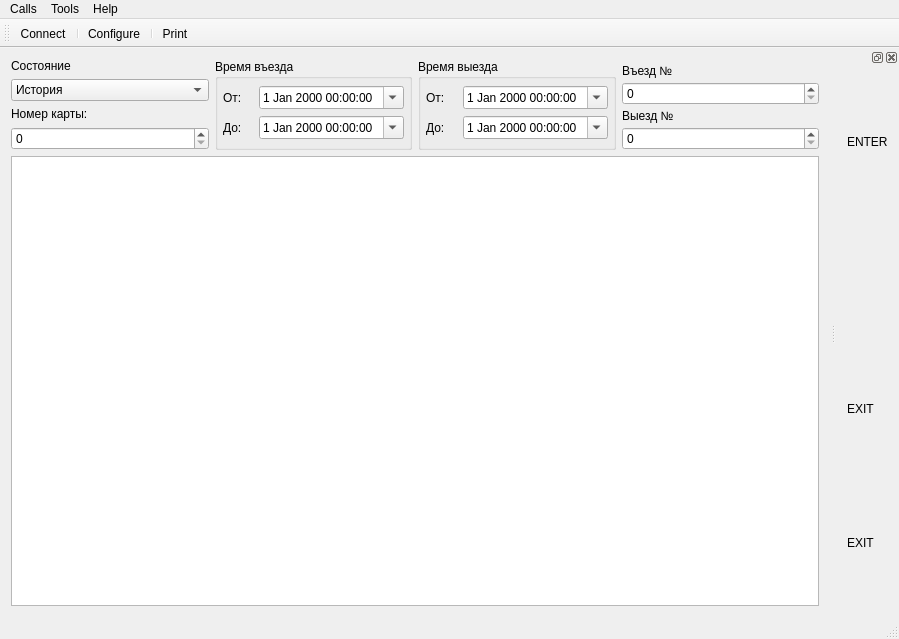
<?xml version="1.0" encoding="UTF-8"?>
<ui version="4.0">
 <class>MainWindow</class>
 <widget class="QMainWindow" name="MainWindow">
  <property name="geometry">
   <rect>
    <x>0</x>
    <y>0</y>
    <width>899</width>
    <height>639</height>
   </rect>
  </property>
  <property name="windowTitle">
   <string>ParkingAS</string>
  </property>
  <property name="windowIcon">
   <iconset resource="clientresources.qrc">
    <normaloff>:/images/icons-home-parking.png</normaloff>:/images/icons-home-parking.png</iconset>
  </property>
  <property name="toolButtonStyle">
   <enum>Qt::ToolButtonTextBesideIcon</enum>
  </property>
  <property name="documentMode">
   <bool>false</bool>
  </property>
  <property name="tabShape">
   <enum>QTabWidget::Rounded</enum>
  </property>
  <property name="dockNestingEnabled">
   <bool>false</bool>
  </property>
  <property name="unifiedTitleAndToolBarOnMac">
   <bool>true</bool>
  </property>
  <widget class="QWidget" name="centralWidget">
   <layout class="QVBoxLayout" name="verticalLayout_6">
    <item>
     <layout class="QVBoxLayout" name="verticalLayout_5">
      <item>
       <layout class="QHBoxLayout" name="horizontalLayout_5">
        <item>
         <layout class="QVBoxLayout" name="verticalLayout_3">
          <item>
           <widget class="QLabel" name="label_8">
            <property name="sizePolicy">
             <sizepolicy hsizetype="Preferred" vsizetype="Fixed">
              <horstretch>0</horstretch>
              <verstretch>0</verstretch>
             </sizepolicy>
            </property>
            <property name="text">
             <string>Состояние</string>
            </property>
           </widget>
          </item>
          <item>
           <widget class="QComboBox" name="status_combo">
            <item>
             <property name="text">
              <string>История</string>
             </property>
            </item>
            <item>
             <property name="text">
              <string>В парковке</string>
             </property>
            </item>
           </widget>
          </item>
          <item>
           <widget class="QLabel" name="label_5">
            <property name="sizePolicy">
             <sizepolicy hsizetype="Preferred" vsizetype="Fixed">
              <horstretch>0</horstretch>
              <verstretch>0</verstretch>
             </sizepolicy>
            </property>
            <property name="text">
             <string>Номер карты:</string>
            </property>
           </widget>
          </item>
          <item>
           <widget class="QSpinBox" name="wiegand_id_spin"/>
          </item>
         </layout>
        </item>
        <item>
         <widget class="QGroupBox" name="groupBox">
          <property name="title">
           <string>Время въезда</string>
          </property>
          <layout class="QVBoxLayout" name="verticalLayout">
           <property name="spacing">
            <number>5</number>
           </property>
           <property name="leftMargin">
            <number>5</number>
           </property>
           <property name="topMargin">
            <number>5</number>
           </property>
           <property name="rightMargin">
            <number>5</number>
           </property>
           <property name="bottomMargin">
            <number>5</number>
           </property>
           <item>
            <layout class="QHBoxLayout" name="horizontalLayout">
             <item>
              <widget class="QLabel" name="label">
               <property name="text">
                <string>От:</string>
               </property>
              </widget>
             </item>
             <item>
              <widget class="QDateTimeEdit" name="in_from_dateTime">
               <property name="showGroupSeparator" stdset="0">
                <bool>false</bool>
               </property>
               <property name="currentSection">
                <enum>QDateTimeEdit::DaySection</enum>
               </property>
               <property name="calendarPopup">
                <bool>true</bool>
               </property>
              </widget>
             </item>
            </layout>
           </item>
           <item>
            <layout class="QHBoxLayout" name="horizontalLayout_2">
             <item>
              <widget class="QLabel" name="label_2">
               <property name="text">
                <string>До:</string>
               </property>
              </widget>
             </item>
             <item>
              <widget class="QDateTimeEdit" name="in_to_dateTime">
               <property name="showGroupSeparator" stdset="0">
                <bool>false</bool>
               </property>
               <property name="currentSection">
                <enum>QDateTimeEdit::DaySection</enum>
               </property>
               <property name="calendarPopup">
                <bool>true</bool>
               </property>
              </widget>
             </item>
            </layout>
           </item>
          </layout>
         </widget>
        </item>
        <item>
         <widget class="QGroupBox" name="groupBox_2">
          <property name="title">
           <string>Время выезда</string>
          </property>
          <layout class="QVBoxLayout" name="verticalLayout_2">
           <property name="spacing">
            <number>5</number>
           </property>
           <property name="leftMargin">
            <number>5</number>
           </property>
           <property name="topMargin">
            <number>5</number>
           </property>
           <property name="rightMargin">
            <number>5</number>
           </property>
           <property name="bottomMargin">
            <number>5</number>
           </property>
           <item>
            <layout class="QHBoxLayout" name="horizontalLayout_3">
             <item>
              <widget class="QLabel" name="label_3">
               <property name="text">
                <string>От:</string>
               </property>
              </widget>
             </item>
             <item>
              <widget class="QDateTimeEdit" name="on_from_dateTime">
               <property name="showGroupSeparator" stdset="0">
                <bool>false</bool>
               </property>
               <property name="currentSection">
                <enum>QDateTimeEdit::DaySection</enum>
               </property>
               <property name="calendarPopup">
                <bool>true</bool>
               </property>
              </widget>
             </item>
            </layout>
           </item>
           <item>
            <layout class="QHBoxLayout" name="horizontalLayout_4">
             <item>
              <widget class="QLabel" name="label_4">
               <property name="text">
                <string>До:</string>
               </property>
              </widget>
             </item>
             <item>
              <widget class="QDateTimeEdit" name="out_to_dateTime">
               <property name="showGroupSeparator" stdset="0">
                <bool>false</bool>
               </property>
               <property name="currentSection">
                <enum>QDateTimeEdit::DaySection</enum>
               </property>
               <property name="calendarPopup">
                <bool>true</bool>
               </property>
              </widget>
             </item>
            </layout>
           </item>
          </layout>
         </widget>
        </item>
        <item>
         <layout class="QVBoxLayout" name="verticalLayout_4">
          <property name="spacing">
           <number>0</number>
          </property>
          <item>
           <widget class="QLabel" name="label_6">
            <property name="text">
             <string>Въезд №</string>
            </property>
           </widget>
          </item>
          <item>
           <widget class="QSpinBox" name="in_spin"/>
          </item>
          <item>
           <widget class="QLabel" name="label_7">
            <property name="text">
             <string>Выезд №</string>
            </property>
           </widget>
          </item>
          <item>
           <widget class="QSpinBox" name="out_spin"/>
          </item>
         </layout>
        </item>
       </layout>
      </item>
      <item>
       <widget class="QTableView" name="tableView">
        <property name="showDropIndicator" stdset="0">
         <bool>false</bool>
        </property>
        <property name="dragDropOverwriteMode">
         <bool>false</bool>
        </property>
        <property name="alternatingRowColors">
         <bool>true</bool>
        </property>
        <property name="selectionMode">
         <enum>QAbstractItemView::SingleSelection</enum>
        </property>
        <property name="selectionBehavior">
         <enum>QAbstractItemView::SelectRows</enum>
        </property>
        <property name="sortingEnabled">
         <bool>true</bool>
        </property>
       </widget>
      </item>
     </layout>
    </item>
   </layout>
  </widget>
  <widget class="QMenuBar" name="menuBar">
   <property name="geometry">
    <rect>
     <x>0</x>
     <y>0</y>
     <width>899</width>
     <height>19</height>
    </rect>
   </property>
   <widget class="QMenu" name="menuCalls">
    <property name="title">
     <string>Calls</string>
    </property>
    <addaction name="actionConnect"/>
    <addaction name="separator"/>
    <addaction name="actionPrint"/>
    <addaction name="separator"/>
    <addaction name="actionQuit"/>
   </widget>
   <widget class="QMenu" name="menuTools">
    <property name="title">
     <string>Tools</string>
    </property>
    <addaction name="actionPrinterSettings"/>
    <addaction name="actionConfigure"/>
   </widget>
   <widget class="QMenu" name="menuHelp">
    <property name="title">
     <string>Help</string>
    </property>
    <addaction name="actionAbout"/>
   </widget>
   <addaction name="menuCalls"/>
   <addaction name="menuTools"/>
   <addaction name="menuHelp"/>
  </widget>
  <widget class="QToolBar" name="mainToolBar">
   <attribute name="toolBarArea">
    <enum>TopToolBarArea</enum>
   </attribute>
   <attribute name="toolBarBreak">
    <bool>false</bool>
   </attribute>
   <addaction name="actionConnect"/>
   <addaction name="separator"/>
   <addaction name="actionConfigure"/>
   <addaction name="separator"/>
   <addaction name="actionPrint"/>
  </widget>
  <widget class="QStatusBar" name="statusBar"/>
  <widget class="QDockWidget" name="dockWidget">
   <property name="floating">
    <bool>false</bool>
   </property>
   <attribute name="dockWidgetArea">
    <number>2</number>
   </attribute>
   <widget class="QWidget" name="dockWidgetContents">
    <layout class="QVBoxLayout" name="verticalLayout_7">
     <item>
      <widget class="QLabel" name="label_9">
       <property name="text">
        <string>ENTER</string>
       </property>
      </widget>
     </item>
     <item>
      <widget class="QLabel" name="enterSnapshot">
       <property name="text">
        <string/>
       </property>
      </widget>
     </item>
     <item>
      <widget class="QLabel" name="label_10">
       <property name="text">
        <string>EXIT</string>
       </property>
      </widget>
     </item>
     <item>
      <widget class="QLabel" name="exitSnapshot">
       <property name="text">
        <string>EXIT</string>
       </property>
      </widget>
     </item>
    </layout>
   </widget>
  </widget>
  <action name="actionConnect">
   <property name="icon">
    <iconset resource="clientresources.qrc">
     <normaloff>:/images/connect.png</normaloff>:/images/connect.png</iconset>
   </property>
   <property name="text">
    <string>C&amp;onnect</string>
   </property>
   <property name="toolTip">
    <string>Connect to serial port</string>
   </property>
   <property name="shortcut">
    <string>Ctrl+O</string>
   </property>
  </action>
  <action name="actionDisconnect">
   <property name="enabled">
    <bool>false</bool>
   </property>
   <property name="icon">
    <iconset resource="clientresources.qrc">
     <normaloff>:/images/disconnect.png</normaloff>:/images/disconnect.png</iconset>
   </property>
   <property name="text">
    <string>&amp;Disconnect</string>
   </property>
   <property name="toolTip">
    <string>Disconnect from serial port</string>
   </property>
   <property name="shortcut">
    <string>Ctrl+D</string>
   </property>
  </action>
  <action name="actionConfigure">
   <property name="icon">
    <iconset resource="clientresources.qrc">
     <normaloff>:/images/settings.png</normaloff>:/images/settings.png</iconset>
   </property>
   <property name="text">
    <string>&amp;Configure</string>
   </property>
   <property name="toolTip">
    <string>Configure serial port</string>
   </property>
   <property name="shortcut">
    <string>Alt+C</string>
   </property>
  </action>
  <action name="actionQuit">
   <property name="icon">
    <iconset resource="clientresources.qrc">
     <normaloff>:/images/application-exit.png</normaloff>:/images/application-exit.png</iconset>
   </property>
   <property name="text">
    <string>&amp;Quit</string>
   </property>
   <property name="shortcut">
    <string>Ctrl+Q</string>
   </property>
  </action>
  <action name="actionAbout">
   <property name="text">
    <string>&amp;About</string>
   </property>
  </action>
  <action name="actionPrint">
   <property name="icon">
    <iconset resource="clientresources.qrc">
     <normaloff>:/images/Cheque.png</normaloff>:/images/Cheque.png</iconset>
   </property>
   <property name="text">
    <string>&amp;Print</string>
   </property>
   <property name="toolTip">
    <string>Prints cheque</string>
   </property>
  </action>
  <action name="actionPrinterSettings">
   <property name="text">
    <string>P&amp;rinter Settings</string>
   </property>
  </action>
 </widget>
 <layoutdefault spacing="6" margin="11"/>
 <resources>
  <include location="clientresources.qrc"/>
 </resources>
 <connections/>
</ui>
